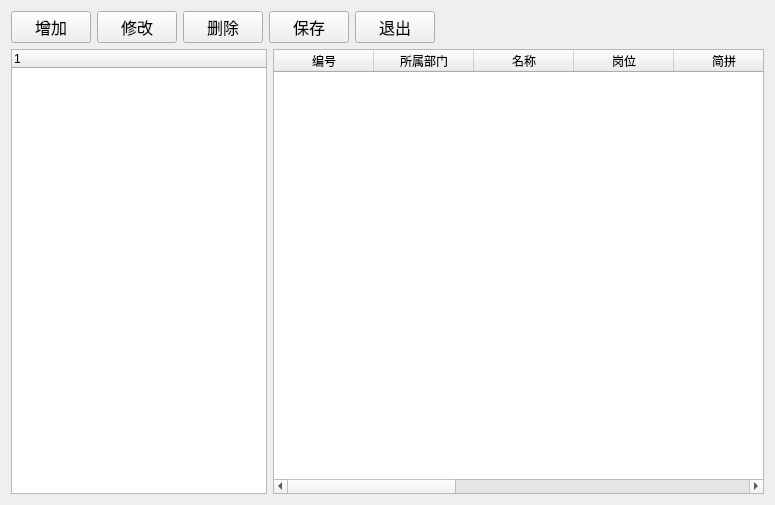
<?xml version="1.0" encoding="UTF-8"?>
<ui version="4.0">
 <class>personnel</class>
 <widget class="QWidget" name="personnel">
  <property name="geometry">
   <rect>
    <x>0</x>
    <y>0</y>
    <width>775</width>
    <height>505</height>
   </rect>
  </property>
  <property name="windowTitle">
   <string>人事档案</string>
  </property>
  <layout class="QVBoxLayout" name="verticalLayout_2">
   <item>
    <layout class="QVBoxLayout" name="verticalLayout">
     <item>
      <layout class="QHBoxLayout" name="horizontalLayout_2">
       <item>
        <widget class="QPushButton" name="addButton">
         <property name="sizePolicy">
          <sizepolicy hsizetype="Fixed" vsizetype="Fixed">
           <horstretch>0</horstretch>
           <verstretch>0</verstretch>
          </sizepolicy>
         </property>
         <property name="font">
          <font>
           <family>Agency FB</family>
           <pointsize>12</pointsize>
          </font>
         </property>
         <property name="text">
          <string>增加</string>
         </property>
        </widget>
       </item>
       <item>
        <widget class="QPushButton" name="editButton">
         <property name="sizePolicy">
          <sizepolicy hsizetype="Fixed" vsizetype="Fixed">
           <horstretch>0</horstretch>
           <verstretch>0</verstretch>
          </sizepolicy>
         </property>
         <property name="font">
          <font>
           <family>Agency FB</family>
           <pointsize>12</pointsize>
          </font>
         </property>
         <property name="text">
          <string>修改</string>
         </property>
        </widget>
       </item>
       <item>
        <widget class="QPushButton" name="deleteButton">
         <property name="sizePolicy">
          <sizepolicy hsizetype="Fixed" vsizetype="Fixed">
           <horstretch>0</horstretch>
           <verstretch>0</verstretch>
          </sizepolicy>
         </property>
         <property name="font">
          <font>
           <family>Agency FB</family>
           <pointsize>12</pointsize>
          </font>
         </property>
         <property name="text">
          <string>删除</string>
         </property>
        </widget>
       </item>
       <item>
        <widget class="QPushButton" name="saveButton">
         <property name="font">
          <font>
           <family>Agency FB</family>
           <pointsize>12</pointsize>
          </font>
         </property>
         <property name="text">
          <string>保存</string>
         </property>
        </widget>
       </item>
       <item>
        <widget class="QPushButton" name="exitButton">
         <property name="sizePolicy">
          <sizepolicy hsizetype="Fixed" vsizetype="Fixed">
           <horstretch>0</horstretch>
           <verstretch>0</verstretch>
          </sizepolicy>
         </property>
         <property name="font">
          <font>
           <family>Agency FB</family>
           <pointsize>12</pointsize>
          </font>
         </property>
         <property name="text">
          <string>退出</string>
         </property>
        </widget>
       </item>
       <item>
        <spacer name="horizontalSpacer_2">
         <property name="orientation">
          <enum>Qt::Horizontal</enum>
         </property>
         <property name="sizeHint" stdset="0">
          <size>
           <width>40</width>
           <height>20</height>
          </size>
         </property>
        </spacer>
       </item>
       <item>
        <widget class="QLabel" name="label">
         <property name="sizePolicy">
          <sizepolicy hsizetype="Expanding" vsizetype="Preferred">
           <horstretch>0</horstretch>
           <verstretch>0</verstretch>
          </sizepolicy>
         </property>
         <property name="text">
          <string/>
         </property>
        </widget>
       </item>
       <item>
        <spacer name="horizontalSpacer">
         <property name="orientation">
          <enum>Qt::Horizontal</enum>
         </property>
         <property name="sizeHint" stdset="0">
          <size>
           <width>40</width>
           <height>20</height>
          </size>
         </property>
        </spacer>
       </item>
      </layout>
     </item>
     <item>
      <layout class="QHBoxLayout" name="horizontalLayout">
       <item>
        <widget class="QTreeWidget" name="treeWidget">
         <property name="sizePolicy">
          <sizepolicy hsizetype="Fixed" vsizetype="Expanding">
           <horstretch>0</horstretch>
           <verstretch>0</verstretch>
          </sizepolicy>
         </property>
         <column>
          <property name="text">
           <string notr="true">1</string>
          </property>
         </column>
        </widget>
       </item>
       <item>
        <widget class="QTableWidget" name="tableWidget">
         <column>
          <property name="text">
           <string>编号</string>
          </property>
         </column>
         <column>
          <property name="text">
           <string>所属部门</string>
          </property>
         </column>
         <column>
          <property name="text">
           <string>名称</string>
          </property>
         </column>
         <column>
          <property name="text">
           <string>岗位</string>
          </property>
         </column>
         <column>
          <property name="text">
           <string>简拼</string>
          </property>
         </column>
         <column>
          <property name="text">
           <string>全拼</string>
          </property>
         </column>
         <column>
          <property name="text">
           <string>性别</string>
          </property>
         </column>
         <column>
          <property name="text">
           <string>电话</string>
          </property>
         </column>
         <column>
          <property name="text">
           <string>身份证号</string>
          </property>
         </column>
         <column>
          <property name="text">
           <string>住址</string>
          </property>
         </column>
         <column>
          <property name="text">
           <string>备注</string>
          </property>
         </column>
        </widget>
       </item>
      </layout>
     </item>
    </layout>
   </item>
  </layout>
 </widget>
 <layoutdefault spacing="6" margin="11"/>
 <resources/>
 <connections/>
</ui>
